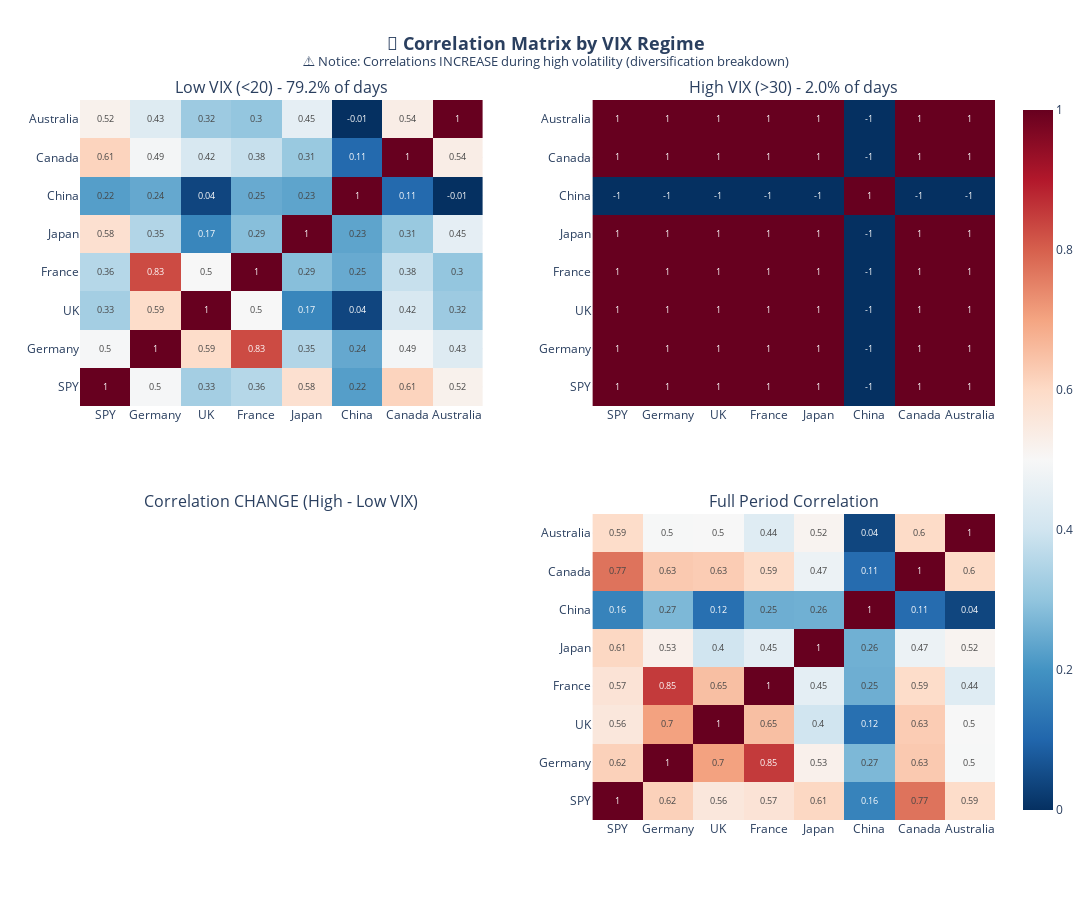

The code cell stored with this chart in its notebook:
### Code cell
# Create Correlation Regime Heatmaps
def create_correlation_regime_heatmaps(corr_regimes: dict) -> go.Figure:
    """
    Create heatmaps for different correlation regimes.
    """
    fig = make_subplots(
        rows=2, cols=2,
        subplot_titles=[
            f"Low VIX (<20) - {corr_regimes.get('Low VIX (<20)', {}).get('pct', 0):.1f}% of days",
            f"High VIX (>30) - {corr_regimes.get('High VIX (>30)', {}).get('pct', 0):.1f}% of days",
            'Correlation CHANGE (High - Low VIX)',
            'Full Period Correlation'
        ],
        horizontal_spacing=0.12,
        vertical_spacing=0.15
    )
    
    top_countries = ['SPY', 'Germany', 'UK', 'France', 'Japan', 'China', 'Canada', 'Australia']
    
    def add_heatmap(corr_matrix, row, col, zmid=0.5, colorscale='RdBu_r'):
        if corr_matrix is None or corr_matrix.empty:
            return
        available = [c for c in top_countries if c in corr_matrix.columns]
        if not available:
            return
        sub = corr_matrix.loc[available, available]
        
        fig.add_trace(go.Heatmap(
            z=sub.values, x=sub.columns, y=sub.index,
            colorscale=colorscale, 
            zmin=-1 if zmid == 0 else 0, 
            zmax=1,
            zmid=zmid,
            text=np.round(sub.values, 2),
            texttemplate='%{text}',
            textfont={"size": 9},
            showscale=(row == 1 and col == 2)
        ), row=row, col=col)
    
    # Low VIX
    if 'Low VIX (<20)' in corr_regimes:
        add_heatmap(corr_regimes['Low VIX (<20)']['corr'], 1, 1)
    
    # High VIX
    if 'High VIX (>30)' in corr_regimes:
        add_heatmap(corr_regimes['High VIX (>30)']['corr'], 1, 2)
    
    # Change (Red = correlations increased during stress)
    if 'corr_change' in corr_regimes:
        add_heatmap(corr_regimes['corr_change'], 2, 1, zmid=0, colorscale='RdYlGn_r')
    
    # Full period
    if 'Full Period' in corr_regimes:
        add_heatmap(corr_regimes['Full Period']['corr'], 2, 2)
    
    fig.update_layout(
        title=dict(
            text='<b>🔗 Correlation Matrix by VIX Regime</b><br>'
                 '<sup>⚠️ Notice: Correlations INCREASE during high volatility (diversification breakdown)</sup>',
            x=0.5, font=dict(size=18)
        ),
        height=900, width=1100,
        template='plotly_white'
    )
    
    return fig


# Create and display
if corr_regimes:
    fig_corr = create_correlation_regime_heatmaps(corr_regimes)
    fig_corr.show()

### Figure 1 — Plotly figure (JSON) as saved in the notebook; plotly's stock layout.template omitted (floating-point values rounded to 4 significant figures)
{"data": [{"colorscale": [[0, "rgb(5,48,97)"], [0.1, "rgb(33,102,172)"], [0.2, "rgb(67,147,195)"], [0.3, "rgb(146,197,222)"], [0.4, "rgb(209,229,240)"], [0.5, "rgb(247,247,247)"], [0.6, "rgb(253,219,199)"], [0.7, "rgb(244,165,130)"], [0.8, "rgb(214,96,77)"], [0.9, "rgb(178,24,43)"], [1, "rgb(103,0,31)"]], "showscale": false, "text": [[1.0, 0.5, 0.33, 0.36, 0.58, 0.22, 0.61, 0.52], [0.5, 1.0, 0.59, 0.83, 0.35, 0.24, 0.49, 0.43], [0.33, 0.59, 1.0, 0.5, 0.17, 0.04, 0.42, 0.32], [0.36, 0.83, 0.5, 1.0, 0.29, 0.25, 0.38, 0.3], [0.58, 0.35, 0.17, 0.29, 1.0, 0.23, 0.31, 0.45], [0.22, 0.24, 0.04, 0.25, 0.23, 1.0, 0.11, -0.01], [0.61, 0.49, 0.42, 0.38, 0.31, 0.11, 1.0, 0.54], [0.52, 0.43, 0.32, 0.3, 0.45, -0.01, 0.54, 1.0]], "textfont": {"size": 9}, "texttemplate": "%{text}", "type": "heatmap", "x": ["SPY", "Germany", "UK", "France", "Japan", "China", "Canada", "Australia"], "xaxis": "x", "y": ["SPY", "Germany", "UK", "France", "Japan", "China", "Canada", "Australia"], "yaxis": "y", "z": [[1.0, 0.4952, 0.3285, 0.3561, 0.5804, 0.2227, 0.6125, 0.5223], [0.4952, 1.0, 0.5928, 0.8288, 0.3501, 0.243, 0.4883, 0.4338], [0.3285, 0.5928, 1.0, 0.5005, 0.1702, 0.03951, 0.4194, 0.3172], [0.3561, 0.8288, 0.5005, 1.0, 0.2878, 0.2469, 0.384, 0.3029], [0.5804, 0.3501, 0.1702, 0.2878, 1.0, 0.2345, 0.3115, 0.4526], [0.2227, 0.243, 0.03951, 0.2469, 0.2345, 1.0, 0.108, -0.006019], [0.6125, 0.4883, 0.4194, 0.384, 0.3115, 0.108, 1.0, 0.5364], [0.5223, 0.4338, 0.3172, 0.3029, 0.4526, -0.006019, 0.5364, 1.0]], "zmax": 1, "zmid": 0.5, "zmin": 0}, {"colorscale": [[0, "rgb(5,48,97)"], [0.1, "rgb(33,102,172)"], [0.2, "rgb(67,147,195)"], [0.3, "rgb(146,197,222)"], [0.4, "rgb(209,229,240)"], [0.5, "rgb(247,247,247)"], [0.6, "rgb(253,219,199)"], [0.7, "rgb(244,165,130)"], [0.8, "rgb(214,96,77)"], [0.9, "rgb(178,24,43)"], [1, "rgb(103,0,31)"]], "showscale": true, "text": [[1.0, 1.0, 1.0, 1.0, 1.0, -1.0, 1.0, 1.0], [1.0, 1.0, 1.0, 1.0, 1.0, -1.0, 1.0, 1.0], [1.0, 1.0, 1.0, 1.0, 1.0, -1.0, 1.0, 1.0], [1.0, 1.0, 1.0, 1.0, 1.0, -1.0, 1.0, 1.0], [1.0, 1.0, 1.0, 1.0, 1.0, -1.0, 1.0, 1.0], [-1.0, -1.0, -1.0, -1.0, -1.0, 1.0, -1.0, -1.0], [1.0, 1.0, 1.0, 1.0, 1.0, -1.0, 1.0, 1.0], [1.0, 1.0, 1.0, 1.0, 1.0, -1.0, 1.0, 1.0]], "textfont": {"size": 9}, "texttemplate": "%{text}", "type": "heatmap", "x": ["SPY", "Germany", "UK", "France", "Japan", "China", "Canada", "Australia"], "xaxis": "x2", "y": ["SPY", "Germany", "UK", "France", "Japan", "China", "Canada", "Australia"], "yaxis": "y2", "z": [[1.0, 1.0, 1.0, 1.0, 1.0, -1.0, 1.0, 1.0], [1.0, 1.0, 1.0, 1.0, 1.0, -1.0, 1.0, 1.0], [1.0, 1.0, 1.0, 1.0, 1.0, -1.0, 1.0, 1.0], [1.0, 1.0, 1.0, 1.0, 1.0, -1.0, 1.0, 1.0], [1.0, 1.0, 1.0, 1.0, 1.0, -1.0, 1.0, 1.0], [-1.0, -1.0, -1.0, -1.0, -1.0, 1.0, -1.0, -1.0], [1.0, 1.0, 1.0, 1.0, 1.0, -1.0, 1.0, 1.0], [1.0, 1.0, 1.0, 1.0, 1.0, -1.0, 1.0, 1.0]], "zmax": 1, "zmid": 0.5, "zmin": 0}, {"colorscale": [[0, "rgb(5,48,97)"], [0.1, "rgb(33,102,172)"], [0.2, "rgb(67,147,195)"], [0.3, "rgb(146,197,222)"], [0.4, "rgb(209,229,240)"], [0.5, "rgb(247,247,247)"], [0.6, "rgb(253,219,199)"], [0.7, "rgb(244,165,130)"], [0.8, "rgb(214,96,77)"], [0.9, "rgb(178,24,43)"], [1, "rgb(103,0,31)"]], "showscale": false, "text": [[1.0, 0.62, 0.56, 0.57, 0.61, 0.16, 0.77, 0.59], [0.62, 1.0, 0.7, 0.85, 0.53, 0.27, 0.63, 0.5], [0.56, 0.7, 1.0, 0.65, 0.4, 0.12, 0.63, 0.5], [0.57, 0.85, 0.65, 1.0, 0.45, 0.25, 0.59, 0.44], [0.61, 0.53, 0.4, 0.45, 1.0, 0.26, 0.47, 0.52], [0.16, 0.27, 0.12, 0.25, 0.26, 1.0, 0.11, 0.04], [0.77, 0.63, 0.63, 0.59, 0.47, 0.11, 1.0, 0.6], [0.59, 0.5, 0.5, 0.44, 0.52, 0.04, 0.6, 1.0]], "textfont": {"size": 9}, "texttemplate": "%{text}", "type": "heatmap", "x": ["SPY", "Germany", "UK", "France", "Japan", "China", "Canada", "Australia"], "xaxis": "x4", "y": ["SPY", "Germany", "UK", "France", "Japan", "China", "Canada", "Australia"], "yaxis": "y4", "z": [[1.0, 0.6185, 0.5554, 0.5696, 0.6062, 0.1649, 0.7725, 0.5936], [0.6185, 1.0, 0.7047, 0.8525, 0.5253, 0.274, 0.6327, 0.4975], [0.5554, 0.7047, 1.0, 0.6525, 0.4002, 0.1213, 0.6272, 0.4999], [0.5696, 0.8525, 0.6525, 1.0, 0.4512, 0.2539, 0.5933, 0.4381], [0.6062, 0.5253, 0.4002, 0.4512, 1.0, 0.2575, 0.4715, 0.5152], [0.1649, 0.274, 0.1213, 0.2539, 0.2575, 1.0, 0.1133, 0.03995], [0.7725, 0.6327, 0.6272, 0.5933, 0.4715, 0.1133, 1.0, 0.5974], [0.5936, 0.4975, 0.4999, 0.4381, 0.5152, 0.03995, 0.5974, 1.0]], "zmax": 1, "zmid": 0.5, "zmin": 0}], "layout": {"annotations": [{"font": {"size": 16}, "showarrow": false, "text": "Low VIX (<20) - 79.2% of days", "x": 0.22, "xanchor": "center", "xref": "paper", "y": 1, "yanchor": "bottom", "yref": "paper"}, {"font": {"size": 16}, "showarrow": false, "text": "High VIX (>30) - 2.0% of days", "x": 0.78, "xanchor": "center", "xref": "paper", "y": 1, "yanchor": "bottom", "yref": "paper"}, {"font": {"size": 16}, "showarrow": false, "text": "Correlation CHANGE (High - Low VIX)", "x": 0.22, "xanchor": "center", "xref": "paper", "y": 0.425, "yanchor": "bottom", "yref": "paper"}, {"font": {"size": 16}, "showarrow": false, "text": "Full Period Correlation", "x": 0.78, "xanchor": "center", "xref": "paper", "y": 0.425, "yanchor": "bottom", "yref": "paper"}], "height": 900, "title": {"font": {"size": 18}, "text": "<b>🔗 Correlation Matrix by VIX Regime</b><br><sup>⚠️ Notice: Correlations INCREASE during high volatility (diversification breakdown)</sup>", "x": 0.5}, "width": 1100, "xaxis": {"anchor": "y", "domain": [0, 0.44]}, "xaxis2": {"anchor": "y2", "domain": [0.56, 1]}, "xaxis3": {"anchor": "y3", "domain": [0, 0.44]}, "xaxis4": {"anchor": "y4", "domain": [0.56, 1]}, "yaxis": {"anchor": "x", "domain": [0.575, 1]}, "yaxis2": {"anchor": "x2", "domain": [0.575, 1]}, "yaxis3": {"anchor": "x3", "domain": [0, 0.425]}, "yaxis4": {"anchor": "x4", "domain": [0, 0.425]}}}
